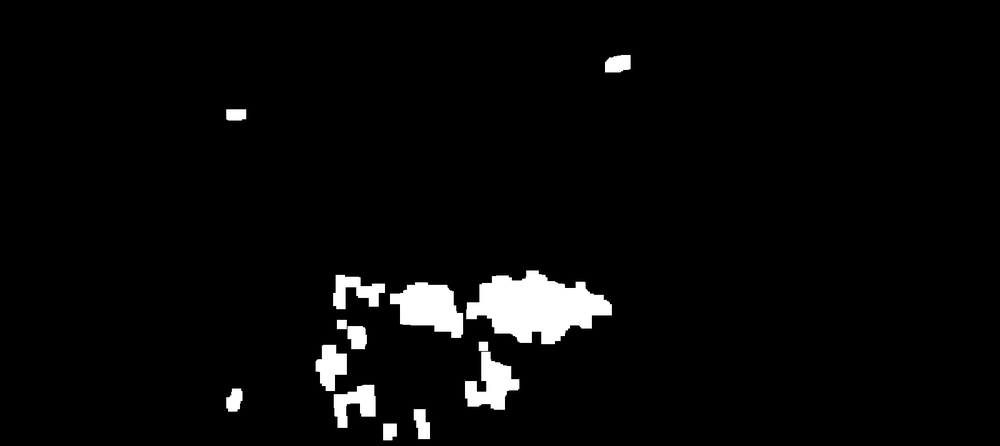
#> input picture output/path_mask.png, 1000 x 446 px, shrunk from 1600 x 714 before the run
$ python stage7.py
#> lines starting #> are read from the running program, lines starting #| are printed output that depends on the picture; after the words box and inside, x2 and y2 are one past the last pixel; in counts of white or black regions, pixels touching at a corner belong together
import cv2
import numpy as np

# Load bare‐area mask (paths)
bare_mask = cv2.imread('output/path_mask.png', cv2.IMREAD_GRAYSCALE)
#> bare_mask is the input picture: shape (446, 1000); min 0, max 255, mean 9.1
if bare_mask is None:
    raise FileNotFoundError("Bare‐area mask not found.")

# Boolean arrays
bare_bool = bare_mask > 0
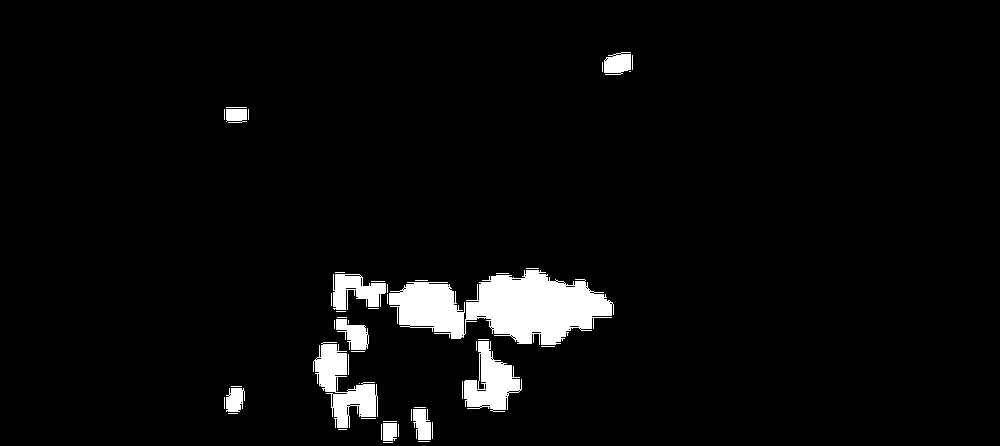
#> bare_bool: shape (446, 1000) bool; 4.2% white; 49 white regions (37 under 20 px), largest, box (x1, y1, x2, y2) and area: (389, 270, 614, 345) 10111, (313, 342, 378, 428) 2468, (464, 341, 522, 412) 2174

# Pixel counts
bare_pixels = np.count_nonzero(bare_bool)
#> bare_pixels = 18825
total_pixels = bare_mask.size
#> total_pixels = 446000

# Canopy cover is the remainder of the area
canopy_cover_pct = ((total_pixels - bare_pixels) / total_pixels) * 100
#> canopy_cover_pct = 95.78
print(f"Canopy Cover Percentage: {canopy_cover_pct:.2f}%")
#| Canopy Cover Percentage: 95.78%
